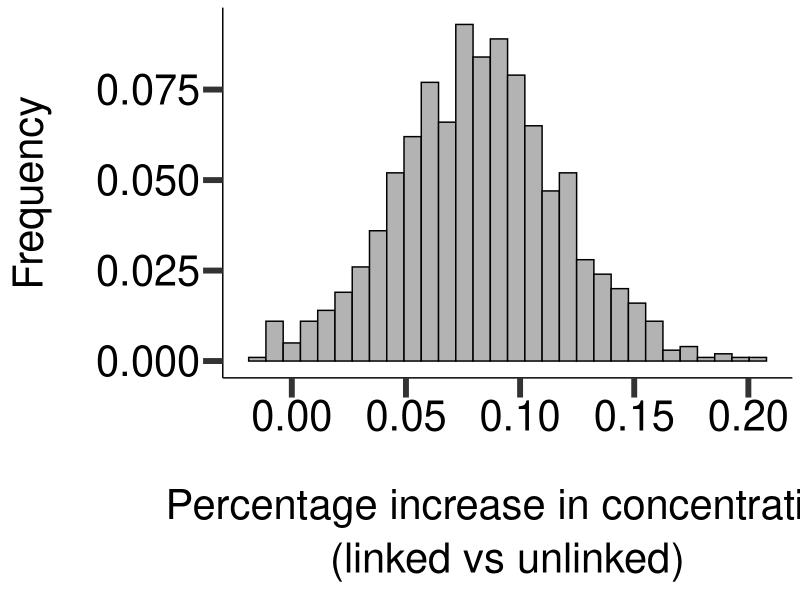

Generate this figure with R:
library(dplyr)
library(ggplot2)
library(MASS)
library(grid)
library(gridExtra)
set.seed(7)
#install.packages("gridExtra")
alleles<-c(1,1,1,1)
cv<-0.2
s_c<-0.35
K<-1000000
cor_increase<-0.12
sigma<-matrix(0.1*0.04,nrow=4,ncol=4)
cell_number=10000
for(i in 1:4){
  sigma[i,i]<-0.2^2
}
sigma[1,2]<-0.04*s_c
sigma[2,1]<-0.04*s_c
sigma[3,4]<-0.04*s_c
sigma[4,3]<-0.04*s_c
sigma_1<-sigma
sigma_1[1,3]<-0.04*cor_increase
sigma_1[3,1]<-0.04*cor_increase
sigma_1[2,4]<-0.04*cor_increase
sigma_1[4,2]<-0.04*cor_increase

effective_concentration<-function(E_correlated){
  EA1<-E_correlated[,1]
  EA2<-E_correlated[,2]
  EB1<-E_correlated[,3]
  EB2<-E_correlated[,4]
  EA1[EA1<0]<-0
  EA2[EA2<0]<-0
  EB1[EB1<0]<-0
  EB2[EB2<0]<-0
  E_1<-EA1+EA2
  E_2<-EB1+EB2
  concentration_vector<-numeric(cell_number)
  for(j in 1:length(concentration_vector)){
    f1c<-c(K,K*(E_2[j]-E_1[j])+1,-E_1[j])
    f2c<-c(K,K*(E_1[j]-E_2[j])+1,-E_2[j])
    E1f<-(-f1c[2]+sqrt(f1c[2]^2-4*f1c[1]*f1c[3]))/(2*f1c[1])
    E2f<-(-f2c[2]+sqrt(f2c[2]^2-4*f2c[1]*f2c[3]))/(2*f2c[1])
    concentration_vector[j]<-K*E1f*E2f
  }
  return(concentration_vector)
}
unlinked<-numeric(1000)
linked<-numeric(1000)
for(i in 1:1000){
  E_pair_correlated<-mvrnorm(n = cell_number, alleles, sigma, empirical = TRUE)
  E_pair_correlated1<-mvrnorm(n = cell_number, alleles, sigma_1, empirical = TRUE)
  unlinked[i]<-mean(effective_concentration(E_pair_correlated))
  linked[i]<-mean(effective_concentration(E_pair_correlated1))
}
dat_simulated<-data.frame((linked-unlinked)/unlinked*100)
names(dat_simulated)<-c("relative_concentration_increase")
png(file="FigS8c.png",width=10,height=10,units="in",res=600)
ggplot(dat_simulated, aes(x=relative_concentration_increase)) +
  theme_bw() +
  geom_histogram(colour="black", fill="grey70",aes(y=..count../sum(..count..)))+
  ylab(label="Frequency")+
  xlab(label=expression(atop("Percentage increase in concentration", "(linked vs unlinked)")))+
  theme(axis.text.y=element_text(size=30,color="black"))+
  theme(axis.title.y=element_text(size=30,angle=90,vjust=0.5,color="black",margin=margin(t=0,r=35,b=0,l=0)))+
  theme(axis.text.x=element_text(size=30,color="black"))+
  theme(axis.title.x=element_text(size=30,color="black",margin=margin(t=35,r=0,b=0,l=0)))+
  theme(panel.grid.major = element_blank(), panel.grid.minor = element_blank(),
        panel.background = element_blank(), axis.line = element_line(colour = "black"),panel.border=element_blank())+
  theme(axis.ticks.length = unit(5,"mm"))+
  theme(axis.ticks=element_line(size=2))
dev.off()
